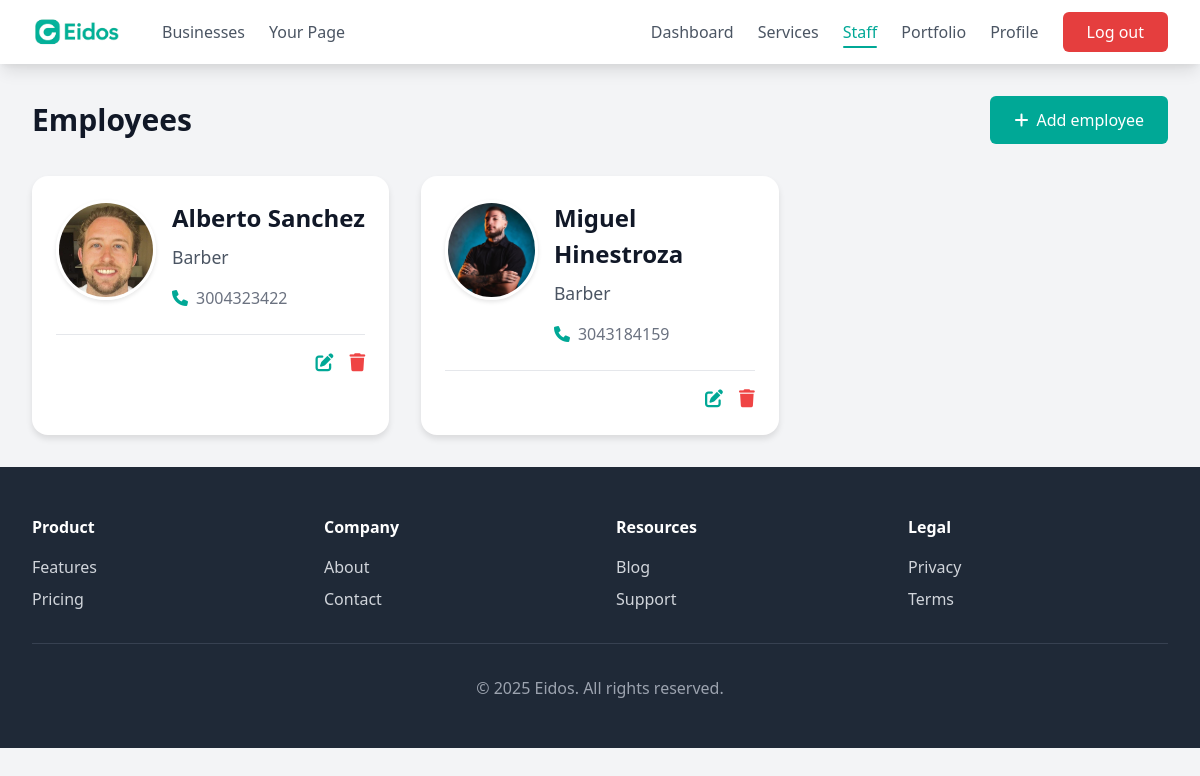
The app's page /business/dashboard/employees/ (signed in) with its own data.
### business/models.py (models this page shows, shortened)
class Employee(models.Model):
    business = models.ForeignKey(BusinessAccount, on_delete=models.CASCADE, related_name='employees', default=get_default_business)
    name = models.CharField(max_length=100)
    photo = models.ImageField(upload_to='employees/photos/', blank=True, null=True)
    job_description = models.TextField()
    phone = models.CharField(max_length=20)

### business/views.py (the view)
# urls.py: path('dashboard/employees/', views.listEmployees, name="employee_list"),
@login_required
def listEmployees(request):
    try:
        business = BusinessAccount.objects.get(user=request.user)
    except BusinessAccount.DoesNotExist:
        messages.error(request, "Business profile not found")
        return redirect('home')
    employees = Employee.objects.filter(business=business)
    return render(request, 'employee_list.html', {'business': business, 'employees': employees})

### eidosapp/context_processors.py (called while the page is built)
def user_type_context(request):
    user_type = None
    if request.user.is_authenticated:
        if hasattr(request.user, 'is_business') and request.user.is_business:
            user_type = 'business'
        elif hasattr(request.user, 'is_customer') and request.user.is_customer:
            user_type = 'customer'
    return {'user_type': user_type}

def business_user_context(request):
    business_user = None
    if request.user.is_authenticated and hasattr(request.user, 'is_business') and request.user.is_business:
        business_user = BusinessAccount.objects.get(user=request.user)
    return {'business_user': business_user}

### business/templates/employee_list.html (shortened to what this page needs)
{% extends 'base.html' %}
{% block content %}
    <div class="max-w-7xl mx-auto px-4 sm:px-6 lg:px-8 py-8">
        <div class="flex justify-between items-center mb-8">
            <h2 class="text-3xl font-bold text-gray-900">Employees</h2>
            <a href="{% url 'add_employee' %}" class="add-button">
                <i class="fas fa-plus mr-2"></i>Add employee
            </a>
        </div>
        {% if employees %}
            <div class="grid grid-cols-1 md:grid-cols-2 lg:grid-cols-3 gap-8">
                {% for employee in employees %}
                <div class="employee-card">
                    <div class="flex flex-col md:flex-row items-center md:items-start">
                        {% if employee.photo %}
                            <img src="{{ employee.photo.url }}" alt="{{ employee.name }}" class="employee-photo mb-4 md:mb-0">
                        {% else %}
                            <div class="no-image mb-4 md:mb-0">
                                <i class="fas fa-user text-3xl"></i>
                            </div>
                        {% endif %}
                        <div class="md:ml-4 text-center md:text-left employee-info">
                            <h3 class="employee-name text-gray-900">{{ employee.name }}</h3>
                            <p class="employee-job">{{ employee.job_description }}</p>
                            <div class="employee-contact text-gray-500">
                                <i class="fas fa-phone mr-2 text-primary"></i>
                                <span>{{ employee.phone }}</span>
                            </div>
                        </div>
                    </div>
                    <div class="action-buttons">
                        <a href="#" class="text-primary hover:text-primary-dark mr-4">
                            <i class="fas fa-edit text-lg"></i>
                        </a>
                        <a href="#" class="text-red-500 hover:text-red-600">
                            <i class="fas fa-trash text-lg"></i>
                        </a>
                    </div>
                </div>
                {% endfor %}
            </div>
        {% endif %}
    </div>
{% endblock %}

### eidosapp/templates/base.html (style rules this page uses)
:root { --primary-color: #00a896; --primary-dark: #007f6e; --secondary-color: #f8f9fa; }
.text-primary { color: var(--primary-color); }
body { padding-top: 64px; }

### business/templates/employee_list.html (style rules this page uses)
body { padding-top: 64px; background-color: #f3f4f6; min-height: 100vh; }
.employee-card { background: white; border-radius: 1rem; box-shadow: 0 4px 6px rgba(0, 0, 0, 0.1); transition: transform 0.2s ease-in-out; padding: 1.5rem; height: 100%; display: flex; flex-direction: column; }
.employee-photo { width: 100px; height: 100px; object-fit: cover; border-radius: 50%; border: 3px solid white; box-shadow: 0 2px 4px rgba(0, 0, 0, 0.1); }
.employee-info { flex-grow: 1; }
.employee-name { font-size: 1.5rem; font-weight: 700; margin-bottom: 0.5rem; }
.employee-job { font-size: 1.1rem; color: #4B5563; margin-bottom: 1rem; }
.employee-contact { font-size: 1rem; display: flex; align-items: center; margin-top: 0.75rem; }
.add-button { padding: 0.75rem 1.5rem; background-color: var(--primary-color); color: white; border-radius: 0.375rem; font-weight: 500; transition: background-color 0.2s; display: inline-flex; align-items: center; }
.action-buttons { display: flex; justify-content: flex-end; margin-top: 1.5rem; padding-top: 1rem; border-top: 1px solid #E5E7EB; }

### records on screen
Employee: photo (picture), name "Alberto Sanchez", job_description "Barber", phone "3004323422"
Employee: photo (picture), name "Miguel Hinestroza", job_description "Barber", phone "3043184159"
